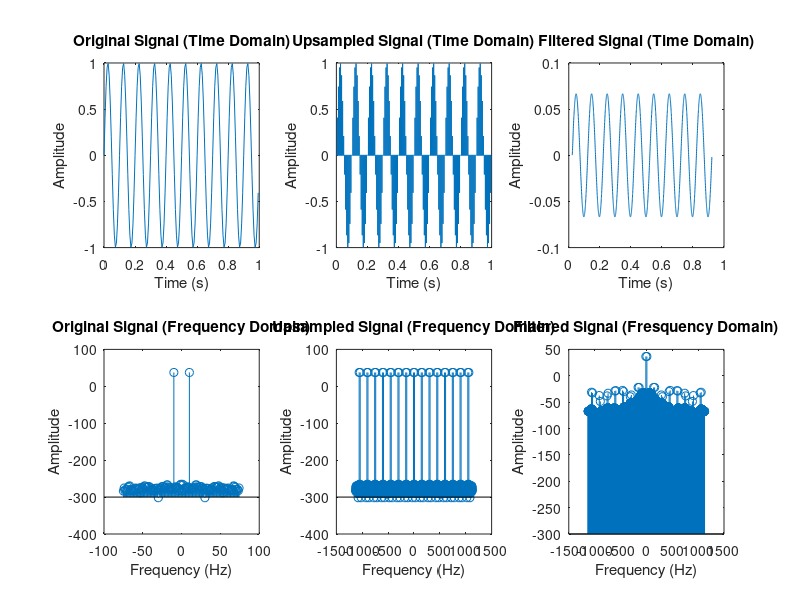

Write MATLAB code to recreate this figure.
close all;
clear all;

%% Upsampling 
% Upsampling Parameters
upsamfac = 15;

% Original Sampling parameters
Fs_original = 150;
T_original = 1/Fs_original;

% Upsampled sampling parameters
Fs_target = Fs_original * upsamfac;       % Target upsampled sampling frequency
T_target = 1/Fs_target; 

% Signal parameters
duration = 1;   % Duration(seconds)
f = 10;         % Signal frequency

% Set the time vectors 
t_original = 0:T_original:duration-T_original;                       
t_upsampled = 0:(T_original/upsamfac):(duration-T_original/upsamfac); 
t_filtered = 0:(T_original/upsamfac):(duration - T_original/upsamfac);
t_filtered1 = t_filtered(51:2250);

% Generate the original sinewave signal
original = sin(2*pi*f*t_original);

% Upsample the signal
upsampled = upsample(original, upsamfac);

%% Filtering
% Design the low-pass filter
cutoffFreq = 75;  % Cutoff frequency of the low-pass filter in Hz
normalizedCutoffFreq = cutoffFreq / (Fs_target/2);  % Normalized cutoff frequency
filterOrder = 100;  % Order of the filter

% Design the filter coefficients
filterCoeffs = fir1(filterOrder, normalizedCutoffFreq);

% Apply the low-pass filter to the upsampled signal
filtered = filtfilt(filterCoeffs, 1, upsampled);

%% Time Domain and FFT check
% Plot the original signal in time domain
subplot(2, 3, 1);
plot(t_original, original);
xlabel('Time (s)');
ylabel('Amplitude');
title('Original Signal (Time Domain)');

% Plot the upsampled signal in time domain
subplot(2, 3, 2);
plot(t_upsampled, upsampled);
xlabel('Time (s)');
ylabel('Amplitude');
title('Upsampled Signal (Time Domain)');

% Plot the filtered signal in time domain
% filtered1 = filtered(51:2250);
% fft_filtered = fft(filtered1);

subplot(2, 3, 3);
plot(t_filtered, filtered);
xlabel('Time (s)');
ylabel('Amplitude');
title('Filtered Signal (Time Domain)');

% Compute the FFT of the original signal
subplot(2, 3, 4);
fft_original = fft(original);
deltaF_original = Fs_original/length(original); % frequency increment
fvec_original = - Fs_original/2 : deltaF_original : Fs_original/2 - deltaF_original; % frequency vector
stem(fvec_original, fftshift(20*log10(abs(fft_original))), 'BaseValue', -300); 
xlabel('Frequency (Hz)');
ylabel('Amplitude');
title('Original Signal (Frequency Domain)');

% Compute the FFT of the upsampled signal
subplot(2, 3, 5);
fft_upsampled = fft(upsampled);
deltaF_target = Fs_target/length(upsampled); % frequency increment
fvec_target = - Fs_target/2 : deltaF_target : Fs_target/2 - deltaF_target; % frequency vector
stem(fvec_target, fftshift(20*log10(abs(fft_upsampled))), 'BaseValue', -300); 
xlabel('Frequency (Hz)');
ylabel('Amplitude');
title('Upsampled Signal (Frequency Domain)');

% Plot the FFT of the filtered signal
subplot(2, 3, 6);
% filtered1 = filtered(51:2250);
fft_filtered = fft(filtered);
deltaF_filtered = Fs_target/length(filtered); % frequency increment
fvec_filtered = - Fs_target/2 : deltaF_filtered : Fs_target/2 - deltaF_filtered; % frequency vector
stem(fvec_filtered, fftshift(20*log10(abs(fft_filtered))), 'BaseValue', -300); 
xlabel('Frequency (Hz)');
ylabel('Amplitude');
title('Filtered Signal (Frequency Domain)');

%%
% Original Signal Parameters
Fs = 150;       % Desired sample rate after upsampling
T = 1/Fs;       % Time period
duration = 1;   % Duration of the signal in seconds
f = 10;         % Frequency of the sine wave in Hz

% Upsampling Parameters
upsamplingFactor = 15;

% Time vectors
t_original = 0:T:duration-T;                                 % Time vector for original signal
t_upsampled = 0:(T/upsamplingFactor):(duration-T/upsamplingFactor);  % Time vector for upsampled signal

% Generate the original signal
originalSignal = sin(2*pi*f*t_original);

% Upsample the signal
upsampledSignal = upsample(originalSignal, upsamplingFactor);

% Design the low-pass filter
cutoffFreq = 20;  % Cutoff frequency of the low-pass filter in Hz
normalizedCutoffFreq = cutoffFreq / (Fs/2);  % Normalized cutoff frequency
filterOrder = 50;  % Order of the filter

% Design the filter coefficients
filterCoeffs = fir1(filterOrder, normalizedCutoffFreq);

% Apply the low-pass filter to the upsampled signal
filteredSignal = filtfilt(filterCoeffs, 1, upsampledSignal);

% Plot the filtered signal in time domain
subplot(1, 1, 1);
plot(t_upsampled, filteredSignal);
xlabel('Time (s)');
ylabel('Amplitude');
title('Filtered Signal (Time Domain)');

%%
close all;
clear all;

% Upsampling Parameters
upsamfac = 15;

% Original Sampling parameters
Fs_original = 150;
T_original = 1/Fs_original;

% Upsampled sampling parameters
Fs_target = Fs_original * upsamfac;       % Target upsampled sampling frequency
T_target = 1/Fs_target; 

% Signal parameters
duration = 1;   % Duration(seconds)
f = 10;         % Signal frequency

% Set the time vectors 
t_original = 0:T_original:duration-T_original;                       
t_upsampled = 0:(T_original/upsamfac):(duration-T_original/upsamfac); 
t_filtered = 0:(T_original/upsamfac):(duration - T_original/upsamfac);
t_filtered1 = t_filtered(51:2075);

% Generate the original sinewave signal
original = sin(2*pi*f*t_original);

% Upsample the signal
upsampled = upsample(original, upsamfac);

% Design the low-pass filter
cutoffFreq = 75;  % Cutoff frequency of the low-pass filter in Hz
normalizedCutoffFreq = cutoffFreq / (Fs_target/2);  % Normalized cutoff frequency
filterOrder = 100;  % Order of the filter

% Design the filter coefficients
filterCoeffs = fir1(filterOrder, normalizedCutoffFreq);

% Apply the low-pass filter to the upsampled signal
filtered = filter(filterCoeffs, 1, upsampled);
filtered1 = filtered(51:2075);


% Plot the original signal in time domain
subplot(2, 3, 1);
plot(t_original, original);
xlabel('Time (s)');
ylabel('Amplitude');
title('Original Signal (Time Domain)');

% Plot the upsampled signal in time domain
subplot(2, 3, 2);
plot(t_upsampled, upsampled);
xlabel('Time (s)');
ylabel('Amplitude');
title('Upsampled Signal (Time Domain)');

% Plot the filtered signal in time domain
% filtered1 = filtered(51:2250);
% fft_filtered = fft(filtered1);

subplot(2, 3, 3);
plot(t_filtered1, filtered1);
xlabel('Time (s)');
ylabel('Amplitude');
title('Filtered Signal (Time Domain)');

% Compute the FFT of the original signal
subplot(2, 3, 4);
fft_original = fft(original);
deltaF_original = Fs_original/length(original); % frequency increment
fvec_original = - Fs_original/2 : deltaF_original : Fs_original/2 - deltaF_original; % frequency vector
stem(fvec_original, fftshift(20*log10(abs(fft_original))), 'BaseValue', -300); 
xlabel('Frequency (Hz)');
ylabel('Amplitude');
title('Original Signal (Frequency Domain)');

% Compute the FFT of the upsampled signal
subplot(2, 3, 5);
fft_upsampled = fft(upsampled);
deltaF_target = Fs_target/length(upsampled); % frequency increment
fvec_target = - Fs_target/2 : deltaF_target : Fs_target/2 - deltaF_target; % frequency vector
stem(fvec_target, fftshift(20*log10(abs(fft_upsampled))), 'BaseValue', -300); 
xlabel('Frequency (Hz)');
ylabel('Amplitude');
title('Upsampled Signal (Frequency Domain)');

% Plot the FFT of the filtered signal
subplot(2, 3, 6);
% filtered1 = filtered(51:2250);
fft_filtered = fft(filtered1);
deltaF_filtered = Fs_target/length(filtered1); % frequency increment
fvec_filtered = - Fs_target/2 : deltaF_filtered : Fs_target/2 - deltaF_filtered; % frequency vector
stem(fvec_filtered, fftshift(20*log10(abs(fft_filtered))), 'BaseValue', -300); 
xlabel('Frequency (Hz)');
ylabel('Amplitude');
title('Filtered Signal (Fresquency Domain)');








% L_filtered = length(filteredSignal);
% Y_filtered = fft(filteredSignal);
% P2_filtered = abs(Y_filtered/L_filtered);
% P1_filtered = P2_filtered(1:L_filtered/2+1);
% P1_filtered(2:end-1) = 2*P1_filtered(2:end-1);
% f_filtered = Fs*(0:(L_filtered/2))/L_filtered;
% 
% subplot(2, 2, 6);
% plot(f_filtered, P1_filtered);
% xlabel('Frequency (Hz)');
% ylabel('Amplitude');
% title('Filtered Signal (Frequency Domain)');







% L = length(original);
% fft_original = fft(original);
% P2_original = abs(fft_original/L);
% P1_orifft_original = fft(original);ginal = P2_original(1:L/2+1);
% P1_original(2:end-1) = 2*P1_original(2:end-1);
% f_original = Fs*(0:(L/2))/L;

% Plot the FFT of the original signal
% subplot(2, 2, 3);
% plot(f_original, P1_original);
% xlabel('Frequency (Hz)');
% ylabel('Amplitude');
% title('Original Signal (Frequency Domain)');

% Compute the FFT of the upsampled signal
% L_upsampled = length(upsampled);
% Y_upsampled = fft(upsampled);
% P2_upsampled = abs(Y_upsampled/L_upsampled);
% P1_upsampled = P2_upsampled(1:L_upsampled/2+1);
% P1_upsampled(2:end-1) = 2*P1_upsampled(2:end-1);
% f_upsampled = Fs*(0:(L_upsampled/2))/L_upsampled;

% Plot the FFT of the upsampled signal
% subplot(2, 2, 4);
% plot(f_upsampled, P1_upsampled);
% xlabel('Frequency (Hz)');
% ylabel('Amplitude');
% title('Upsampled Signal (Frequency Domain)');


